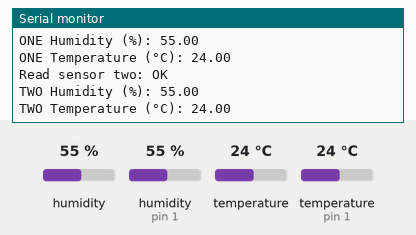
Simulated run of this sketch. Board: Arduino Uno, built with avr-gcc and run on an emulated ATmega328P. Shown: the last lines printed to the serial monitor. Inputs (shaded band) come from the test bench; at power-on: humidity (sensor on pin 1) 55 %, temperature (sensor on pin 1) 24 °C, humidity 55 %, temperature 24 °C.

Above: at 2.9 s.
3.0 s: humidity (sensor on pin 1) set to 22 %
At 5.1 s:
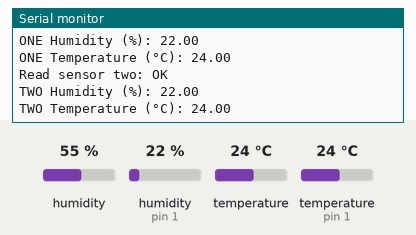
5.9 s: temperature (sensor on pin 1) set to 12 °C
At 8.0 s:
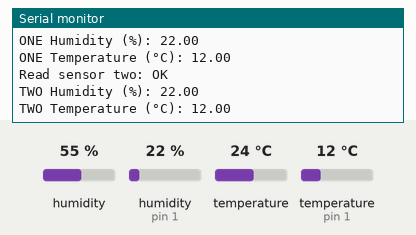
8.8 s: humidity (sensor on pin 1) set to 40 %
At 11.5 s:
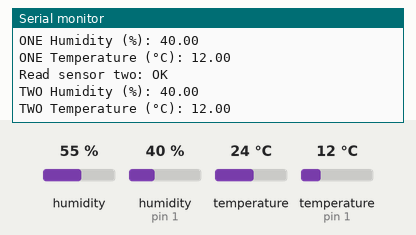
Timing chart, 0 to 13.0 s (numbered marks = the images above; inputs shaded):
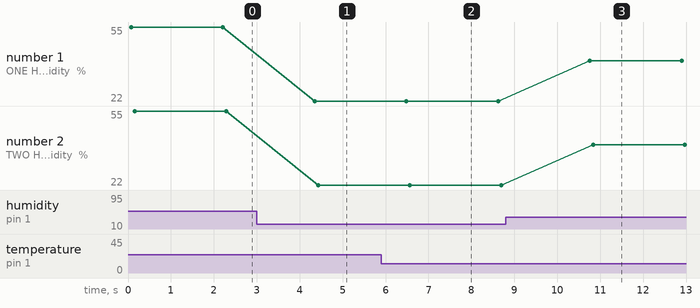

The sketch:

DHT11.ino
```cpp
#include <dht11.h>

dht11 DHT11;

#define oneDHT11 0
#define twoDHT11 1

void setup()
{
  Serial.begin(9600);
  Serial.println("DHT11 TEST PROGRAM ");
  Serial.print("LIBRARY VERSION: ");
  Serial.println(DHT11LIB_VERSION);
  Serial.println();
}

void loop()
{
  Serial.println("\n");

  int onechk = DHT11.read(oneDHT11);
  int twochk = DHT11.read(twoDHT11);

  Serial.print("Read sensor one: ");
  switch (onechk)
  {
    case DHTLIB_OK:
		Serial.println("OK");
		break;
    case DHTLIB_ERROR_CHECKSUM:
		Serial.println("Checksum error");
		break;
    case DHTLIB_ERROR_TIMEOUT:
		Serial.println("Time out error");
		break;
    default:
		Serial.println("Unknown error");
		break;
  }

  Serial.print("ONE Humidity (%): ");
  Serial.println((float)DHT11.humidity, 2);

  Serial.print("ONE Temperature (°C): ");
  Serial.println((float)DHT11.temperature, 2);

  Serial.print("Read sensor two: ");
  switch (twochk)
  {
    case DHTLIB_OK:
		Serial.println("OK");
		break;
    case DHTLIB_ERROR_CHECKSUM:
		Serial.println("Checksum error");
		break;
    case DHTLIB_ERROR_TIMEOUT:
		Serial.println("Time out error");
		break;
    default:
		Serial.println("Unknown error");
		break;
  }

  Serial.print("TWO Humidity (%): ");
  Serial.println((float)DHT11.humidity, 2);

  Serial.print("TWO Temperature (°C): ");
  Serial.println((float)DHT11.temperature, 2);

  delay(2000);
}
```

Measured:
- after the input at 3.0 s, the serial monitor: prints a new line after 1.3 s (image 1)
- after the input at 5.9 s, the serial monitor: prints a new line after 0.61 s (image 2)
- after the input at 8.8 s, the serial monitor: prints a new line after 2.0 s (image 3)
- plotted number 1: 55 → 22 after the input at 3.0 s, 22 → 40 after the input at 8.8 s
- plotted number 2: 55 → 22 after the input at 3.0 s, 22 → 40 after the input at 8.8 s
